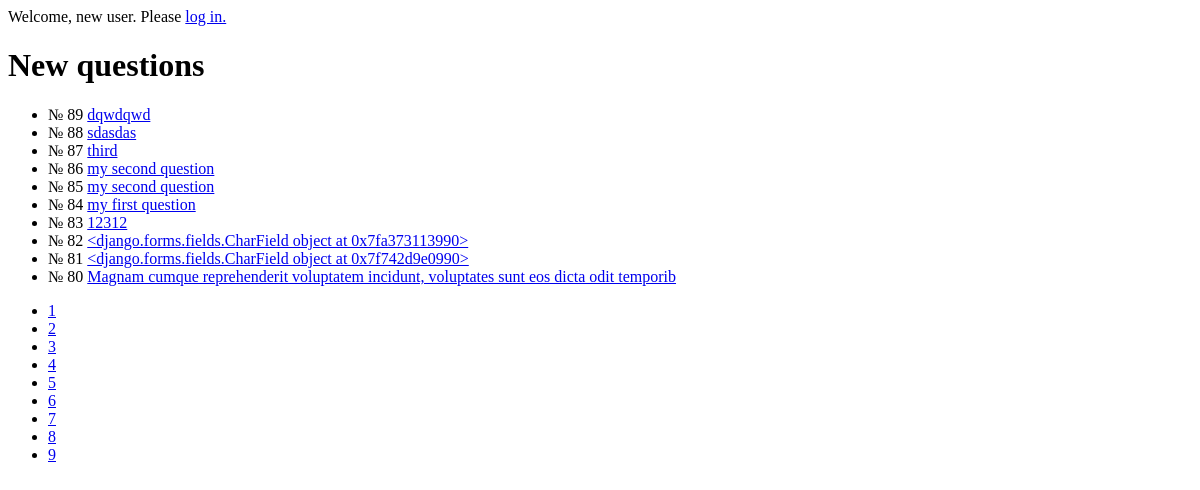
The app's page /, older data.
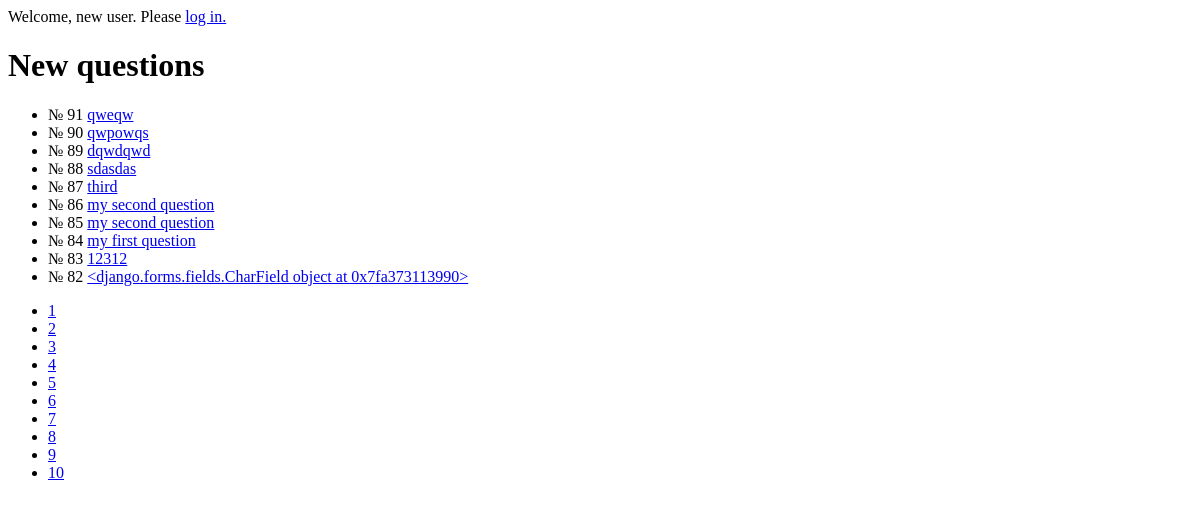
The same page, newer data.
### qa/models.py (models this page shows, shortened)
class Question(models.Model):
    objects = QuestionManager()
    title = models.CharField(max_length=128) #- заголовок вопроса
    text = models.TextField() #- полный текст вопроса
    added_at = models.DateField(auto_now_add=True) #- дата добавления вопроса
    rating = models.IntegerField(default=0) #- рейтинг вопроса (число)
    author = models.ForeignKey(User, on_delete=models.DO_NOTHING)#- автор вопроса
    likes = models.ManyToManyField(User, related_name='question_like_user') #- список пользователей, поставивших "лайк"

### qa/views.py (the view)
# urls.py: url(r'^$', views.question_new, name='new'),
@require_GET
def question_new(request, *args, **kwargs):
    page = request.GET.get('page', 1)
    new = Question.objects.new()
    limit = 10
    paginator = Paginator(new, limit)
    baseurl = reverse(question_new)
    page = paginator.page(page)
    return render(request, 'qa/question_new.html', {
	'questions' : page.object_list,
	'paginator' : paginator,
	'page' : page,
	'baseurl' : baseurl,
	'user' : request.user,
    })

### qa/models.py (called while the page is built)
  def new(self):
    return self.order_by('-id')

### qa/templates/qa/question_new.html
{% if user.is_authenticated %}
    <p>Welcome, {{ user.username }}. Thanks for logging in.<a href="/logout">Logout.</a></p>
{% else %}
    <p>Welcome, new user. Please <a href= "/login/">log in.</a></p>
{% endif %}
<h1>New questions</h1>
<ul>
{% for question in questions%}
    <li>№ {{ question.id }} <a href= "/question/{{ question.id }}/">{{ question.title }}</a> </li>
{% endfor %}
</ul>
<nav><ul class=paginator>
{% for p in paginator.page_range %}
    {% if p.number == page.number %}
    <li class = "active">
    {% else %}
    <li>
    {% endif %}
	<a href="{{ baseurl }}?page={{ p }}" > {{ p }} </a>
    </li>
{% endfor %}
</ul></nav>

Row changes from the older to the newer data that the page shows:
no longer on this page (row unchanged): Question: id "81", title "<django.forms.fields.CharField object at 0x7f742d9e0990>"
no longer on this page (row unchanged): Question: id "80", title "Magnam cumque reprehenderit voluptatem incidunt, voluptates sunt eos dicta odit temporib"
added Question: id "91", title "qweqw"
added Question: id "90", title "qwpowqs"
Text that changed along with them:
new list line: "10"
